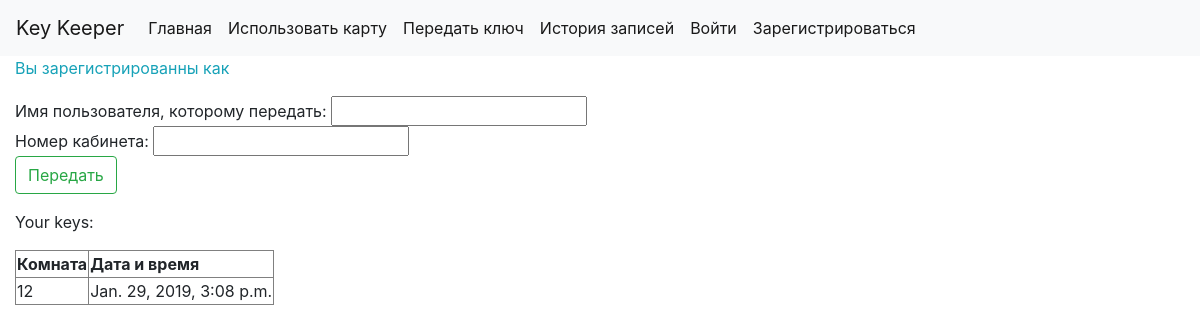
The page /keeper/transfer/ (signed in) on the database as committed earlier.
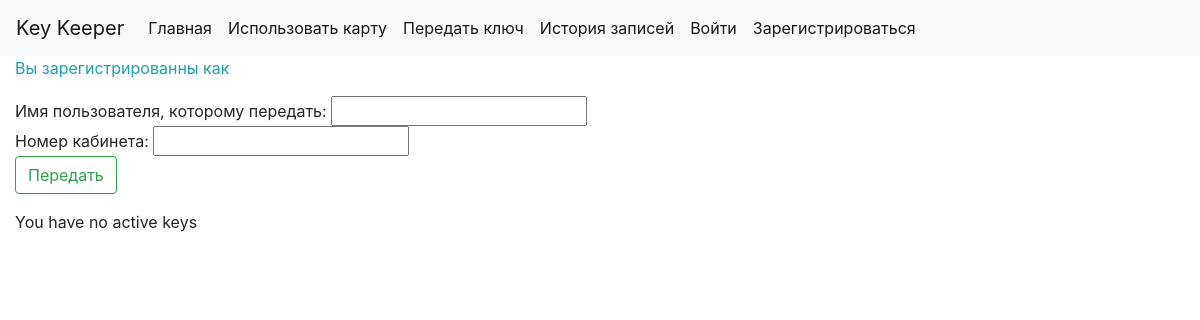
The same page on the database as committed later.
### keeper/models.py (models this page shows)
class History(models.Model):
    key = models.IntegerField()
    time_cr = models.DateTimeField(default=timezone.now)
    user_id = models.ForeignKey(CustomUser, on_delete=models.CASCADE)
    active = models.BooleanField(default=True)

### keeper/views.py (the view)
# urls.py: path('transfer/', views.transfer, name='transfer'),
@login_required
def transfer(request):
    context = {}
    if request.method == 'POST':
        f = TransferForm(request.POST)
        if f.is_valid():
            try:
                tran_user = CustomUser.objects.filter(username=f.data['username']).get()
                try:
                    hist2 = History.objects.filter(key=f.data['key_num'], user_id=request.user, active=True).get()
                    hist2.active = False
                    hist2.save()
                    hist = History(key=f.data['key_num'], time_cr=timezone.now(), user_id=tran_user)
                    hist.save()
                    context['message'] = 'Вы передали ключ!'
                except ObjectDoesNotExist:
                    context['message'] = 'У вас нет такого ключа'
            except ObjectDoesNotExist:
                context['message'] = 'Нет такого пользователя'
    else:
        f = TransferForm()
    if request.user.is_active:
        key_list = History.objects.filter(user_id=request.user, active=True)
        context['key_list'] = key_list
    context['form'] = f
    context['user_id'] = str(request.user.last_name) + ' ' + str(request.user.first_name)
    return render(request, 'transfer.html', context)

### keeper/forms.py
class TransferForm(forms.Form):
    username = forms.CharField(label='Имя пользователя, которому передать:', max_length=100, required=True)
    key_num = forms.IntegerField(label='Номер кабинета:', max_value=1000, required=True)

### keeper/templates/transfer.html (shortened to what this page needs)
<!DOCTYPE html>
<html lang="en">
<head>
    <link rel="stylesheet" href="https://stackpath.bootstrapcdn.com/bootstrap/4.2.1/css/bootstrap.min.css">
</head>
<body>
{% include "includes/nav_bar.html" %}
    <div class="container-fluid">
        <p class="text-info">Вы зарегистрированны как {{ user_id }}</p>
        <form method="POST">
            {{ form.username.label }} {{ form.username }}
            <br>
            {{ form.key_num.label }} {{ form.key_num }}
            <br>
            <input type="submit" value="Передать" class="btn btn-outline-success">
        </form>
        {% if key_list %}
            <p>Your keys:</p>
            <table border="1">
            <tr>
                <th>Комната</th>
                <th>Дата и время</th>
            </tr>
            {% for elem in key_list %}
                <tr><td>{{ elem.key }}</td> <td>{{ elem.time_cr }}</td></tr>
            {% endfor %}
            </table>
        {% else %}
            <p>You have no active keys</p>
        {% endif %}
    </div>
</body>
</html>

Rows that differ between the two databases and show on the page:
removed History: key "12", time_cr "Jan. 29, 2019, 3:08 p.m."
Other text that changed with them:
text no longer shown: "Your keys: Комната Дата и время"
text now shown: "You have no active keys"
